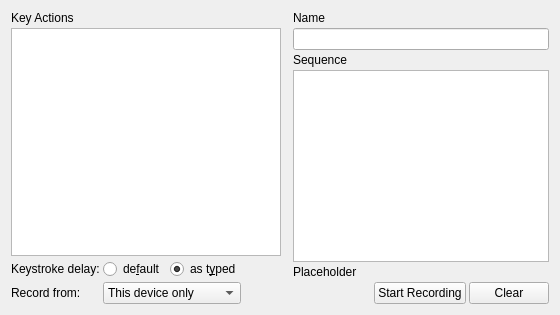
     <widget class="QWidget" name="macroTab">
      <attribute name="title">
       <string>Macro</string>
      </attribute>
      <layout class="QHBoxLayout" name="horizontalLayout_5">
       <item>
        <layout class="QVBoxLayout" name="verticalLayout_3">
         <property name="spacing">
          <number>3</number>
         </property>
         <item>
          <widget class="QLabel" name="label_4">
           <property name="text">
            <string>Key Actions</string>
           </property>
          </widget>
         </item>
         <item>
          <widget class="QPlainTextEdit" name="pteMacroBox">
           <property name="focusPolicy">
            <enum>Qt::WheelFocus</enum>
           </property>
           <property name="tabChangesFocus">
            <bool>true</bool>
           </property>
          </widget>
         </item>
         <item>
          <layout class="QGridLayout" name="gridLayout_6" columnstretch="0,0,0,0">
           <item row="4" column="2">
            <spacer name="horizontalSpacer_27">
             <property name="orientation">
              <enum>Qt::Horizontal</enum>
             </property>
             <property name="sizeHint" stdset="0">
              <size>
               <width>40</width>
               <height>20</height>
              </size>
             </property>
            </spacer>
           </item>
           <item row="0" column="1">
            <layout class="QHBoxLayout" name="horizontalLayout_4">
             <item>
              <widget class="QRadioButton" name="rb_delay_default">
               <property name="whatsThis">
                <string>Set delay to default values: 20us up to 15 chars, 200us above</string>
               </property>
               <property name="text">
                <string>de&amp;fault</string>
               </property>
               <property name="checked">
                <bool>false</bool>
               </property>
               <property name="autoExclusive">
                <bool>true</bool>
               </property>
              </widget>
             </item>
             <item>
              <widget class="QRadioButton" name="rb_delay_asTyped">
               <property name="whatsThis">
                <string>Delay will be the same as it was recorded</string>
               </property>
               <property name="text">
                <string>as t&amp;yped</string>
               </property>
               <property name="checked">
                <bool>true</bool>
               </property>
              </widget>
             </item>
            </layout>
           </item>
           <item row="0" column="0">
            <widget class="QLabel" name="label_5">
             <property name="text">
              <string>Keystroke delay:</string>
             </property>
            </widget>
           </item>
           <item row="4" column="0">
            <widget class="QLabel" name="label_6">
             <property name="text">
              <string>Record from:</string>
             </property>
            </widget>
           </item>
           <item row="4" column="1">
            <widget class="QComboBox" name="captureTypeBox">
             <property name="sizePolicy">
              <sizepolicy hsizetype="Minimum" vsizetype="Fixed">
               <horstretch>0</horstretch>
               <verstretch>0</verstretch>
              </sizepolicy>
             </property>
             <item>
              <property name="text">
               <string>This device only</string>
              </property>
             </item>
             <item>
              <property name="text">
               <string>All ckb-next devices</string>
              </property>
             </item>
             <item>
              <property name="text">
               <string>All keyboards</string>
              </property>
             </item>
            </widget>
           </item>
          </layout>
         </item>
        </layout>
       </item>
       <item>
        <widget class="QLabel" name="txtBuffer">
         <property name="enabled">
          <bool>false</bool>
         </property>
         <property name="sizePolicy">
          <sizepolicy hsizetype="Fixed" vsizetype="Fixed">
           <horstretch>0</horstretch>
           <verstretch>0</verstretch>
          </sizepolicy>
         </property>
         <property name="maximumSize">
          <size>
           <width>0</width>
           <height>0</height>
          </size>
         </property>
         <property name="contextMenuPolicy">
          <enum>Qt::NoContextMenu</enum>
         </property>
         <property name="toolTip">
          <string notr="true"/>
         </property>
         <property name="toolTipDuration">
          <number>0</number>
         </property>
         <property name="statusTip">
          <string notr="true"/>
         </property>
         <property name="whatsThis">
          <string notr="true"/>
         </property>
         <property name="frameShadow">
          <enum>QFrame::Plain</enum>
         </property>
         <property name="lineWidth">
          <number>0</number>
         </property>
         <property name="text">
          <string/>
         </property>
         <property name="textFormat">
          <enum>Qt::PlainText</enum>
         </property>
         <property name="indent">
          <number>0</number>
         </property>
         <property name="textInteractionFlags">
          <set>Qt::NoTextInteraction</set>
         </property>
        </widget>
       </item>
       <item>
        <layout class="QVBoxLayout" name="verticalLayout_4">
         <item>
          <layout class="QVBoxLayout" name="verticalLayout_2">
           <property name="spacing">
            <number>3</number>
           </property>
           <property name="sizeConstraint">
            <enum>QLayout::SetNoConstraint</enum>
           </property>
           <item>
            <widget class="QLabel" name="label_2">
             <property name="text">
              <string>Name</string>
             </property>
            </widget>
           </item>
           <item>
            <widget class="QLineEdit" name="pteMacroComment"/>
           </item>
           <item>
            <widget class="QLabel" name="label_3">
             <property name="text">
              <string>Sequence</string>
             </property>
            </widget>
           </item>
           <item>
            <widget class="NoUserInputTextEdit" name="pteMacroText">
             <property name="sizePolicy">
              <sizepolicy hsizetype="Expanding" vsizetype="MinimumExpanding">
               <horstretch>0</horstretch>
               <verstretch>0</verstretch>
              </sizepolicy>
             </property>
             <property name="contextMenuPolicy">
              <enum>Qt::DefaultContextMenu</enum>
             </property>
             <property name="acceptDrops">
              <bool>false</bool>
             </property>
             <property name="inputMethodHints">
              <set>Qt::ImhNoAutoUppercase</set>
             </property>
             <property name="documentTitle">
              <string/>
             </property>
             <property name="undoRedoEnabled">
              <bool>false</bool>
             </property>
             <property name="readOnly">
              <bool>true</bool>
             </property>
             <property name="plainText">
              <string/>
             </property>
             <property name="textInteractionFlags">
              <set>Qt::TextSelectableByKeyboard|Qt::TextSelectableByMouse</set>
             </property>
            </widget>
           </item>
           <item>
            <widget class="QLabel" name="lbl_macro">
             <property name="text">
              <string notr="true">Placeholder</string>
             </property>
            </widget>
           </item>
           <item>
            <layout class="QHBoxLayout" name="horizontalLayout_7">
             <item>
              <spacer name="horizontalSpacer_28">
               <property name="orientation">
                <enum>Qt::Horizontal</enum>
               </property>
               <property name="sizeHint" stdset="0">
                <size>
                 <width>40</width>
                 <height>20</height>
                </size>
               </property>
              </spacer>
             </item>
             <item>
              <widget class="QPushButton" name="btnStartMacro">
               <property name="text">
                <string>Start Recording</string>
               </property>
              </widget>
             </item>
             <item>
              <widget class="QPushButton" name="btnClearMacro">
               <property name="text">
                <string>Clear</string>
               </property>
              </widget>
             </item>
            </layout>
           </item>
          </layout>
         </item>
        </layout>
       </item>
      </layout>
     </widget>
